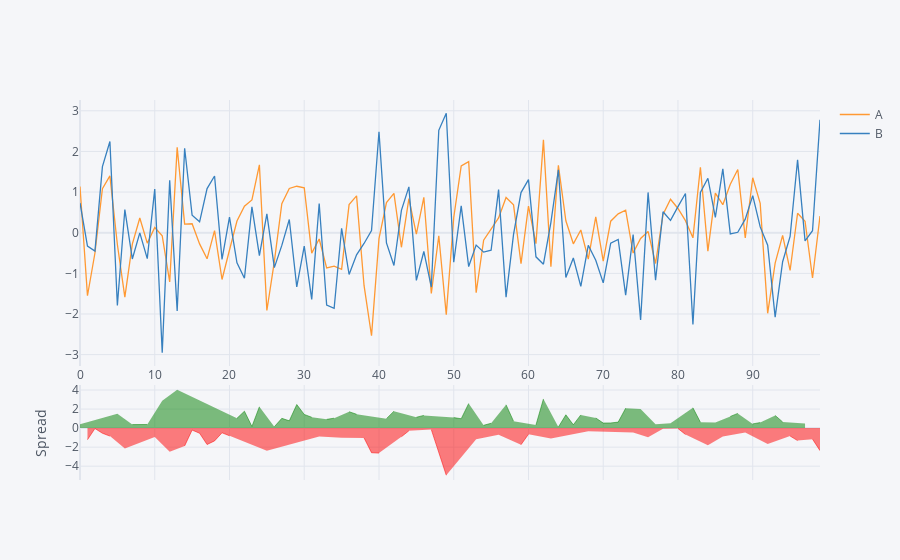

The cell this chart's notebook holds for it:
### Markdown cell above
### Spread

### Code cell
df[['A','B']].iplot(kind='spread')

### Figure 1 — Plotly figure (JSON) as saved in the notebook; plotly's stock layout.template omitted (floating-point values rounded to 4 significant figures)
{"data": [{"line": {"color": "rgba(255, 153, 51, 1.0)", "dash": "solid", "shape": "linear", "width": 1.3}, "mode": "lines", "name": "A", "text": "", "type": "scatter", "x": [0, 1, 2, 3, 4, 5, 6, 7, 8, 9, 10, 11, 12, 13, 14, 15, 16, 17, 18, 19, 20, 21, 22, 23, 24, 25, 26, 27, 28, 29, 30, 31, 32, 33, 34, 35, 36, 37, 38, 39, 40, 41, 42, 43, 44, 45, 46, 47, 48, 49, 50, 51, 52, 53, 54, 55, 56, 57, 58, 59, 60, 61, 62, 63, 64, 65, 66, 67, 68, 69, 70, 71, 72, 73, 74, 75, 76, 77, 78, 79, 80, 81, 82, 83, 84, 85, 86, 87, 88, 89, 90, 91, 92, 93, 94, 95, 96, 97, 98, 99], "y": [1.138, -1.551, -0.4991, 1.085, 1.399, -0.2911, -1.587, -0.2794, 0.3605, -0.2573, 0.1282, -0.07523, -1.21, 2.1, 0.2102, 0.2204, -0.275, -0.6426, 0.04923, -1.151, -0.4252, 0.2861, 0.6534, 0.8056, 1.671, -1.914, -0.7131, 0.7132, 1.088, 1.143, 1.105, -0.5017, -0.1549, -0.8648, -0.8218, -0.9013, 0.6915, 0.9055, -1.298, -2.536, -0.1469, 0.7416, 0.9673, -0.3588, 0.8406, -0.03383, 0.8707, -1.496, -0.07483, -2.016, 0.3736, 1.645, 1.748, -1.478, -0.1852, 0.07377, 0.3626, 0.8651, 0.685, -0.7605, 0.6556, -0.2688, 2.285, -0.8341, 1.657, 0.2925, -0.2736, 0.06616, -0.6484, 0.3879, -0.7012, 0.2833, 0.4626, 0.5554, -0.5011, -0.1422, 0.03094, -0.7575, 0.4512, 0.822, 0.5957, 0.2969, -0.1269, 1.61, -0.4527, 0.9718, 0.6889, 1.191, 1.554, -0.1261, 1.353, 0.7212, -1.984, -0.748, -0.06669, -0.929, 0.4779, 0.2821, -1.116, 0.4085]}, {"line": {"color": "rgba(55, 128, 191, 1.0)", "dash": "solid", "shape": "linear", "width": 1.3}, "mode": "lines", "name": "B", "text": "", "type": "scatter", "x": [0, 1, 2, 3, 4, 5, 6, 7, 8, 9, 10, 11, 12, 13, 14, 15, 16, 17, 18, 19, 20, 21, 22, 23, 24, 25, 26, 27, 28, 29, 30, 31, 32, 33, 34, 35, 36, 37, 38, 39, 40, 41, 42, 43, 44, 45, 46, 47, 48, 49, 50, 51, 52, 53, 54, 55, 56, 57, 58, 59, 60, 61, 62, 63, 64, 65, 66, 67, 68, 69, 70, 71, 72, 73, 74, 75, 76, 77, 78, 79, 80, 81, 82, 83, 84, 85, 86, 87, 88, 89, 90, 91, 92, 93, 94, 95, 96, 97, 98, 99], "y": [0.7324, -0.3285, -0.4511, 1.626, 2.243, -1.79, 0.5694, -0.6459, -0.002881, -0.6373, 1.073, -2.952, 1.288, -1.927, 2.079, 0.4307, 0.2676, 1.085, 1.395, -0.6566, 0.3817, -0.7412, -1.122, 0.6371, -0.5641, 0.4635, -0.8584, -0.3118, 0.3242, -1.332, -0.3285, -1.641, 0.7174, -1.78, -1.862, 0.1083, -1.029, -0.5454, -0.2651, 0.05144, 2.482, -0.2502, -0.8066, 0.5502, 1.128, -1.173, -0.4622, -1.336, 2.52, 2.938, -0.7262, 0.6619, -0.8332, -0.3062, -0.4785, -0.4312, 1.06, -1.585, -0.03979, 0.9867, 1.305, -0.5936, -0.7754, 0.2559, 1.547, -1.102, -0.6222, -1.319, -0.3094, -0.677, -1.233, -0.2567, -0.1653, -1.536, -0.04405, -2.146, 0.991, -1.169, 0.5161, 0.3035, 0.641, 0.9652, -2.258, 0.9926, 1.34, 0.3781, 1.569, -0.03013, 0.01011, 0.3335, 0.9113, 0.143, -0.3088, -2.076, -0.7149, -0.09186, 1.792, -0.2023, 0.048, 2.779]}, {"connectgaps": false, "fill": "tozeroy", "line": {"color": "green", "dash": "solid", "shape": "linear", "width": 0.5}, "mode": "lines", "name": "Spread", "showlegend": false, "type": "scatter", "x": [0, 1, 2, 3, 4, 5, 6, 7, 8, 9, 10, 11, 12, 13, 14, 15, 16, 17, 18, 19, 20, 21, 22, 23, 24, 25, 26, 27, 28, 29, 30, 31, 32, 33, 34, 35, 36, 37, 38, 39, 40, 41, 42, 43, 44, 45, 46, 47, 48, 49, 50, 51, 52, 53, 54, 55, 56, 57, 58, 59, 60, 61, 62, 63, 64, 65, 66, 67, 68, 69, 70, 71, 72, 73, 74, 75, 76, 77, 78, 79, 80, 81, 82, 83, 84, 85, 86, 87, 88, 89, 90, 91, 92, 93, 94, 95, 96, 97, 98, 99], "xaxis": "x2", "y": [0.4056, "", "", "", "", 1.499, "", 0.3665, 0.3634, 0.38, "", 2.877, "", 4.027, "", "", "", "", "", "", "", 1.027, 1.775, 0.1685, 2.235, "", 0.1454, 1.025, 0.7638, 2.475, 1.434, 1.14, "", 0.9151, 1.04, "", 1.72, 1.451, "", "", "", 0.9918, 1.774, "", "", 1.139, 1.333, "", "", "", 1.1, 0.9833, 2.581, "", 0.2933, 0.505, "", 2.45, 0.7248, "", "", 0.3248, 3.06, "", 0.1093, 1.395, 0.3487, 1.385, "", 1.065, 0.5322, 0.54, 0.6279, 2.091, "", 2.004, "", 0.4118, "", 0.5185, "", "", 2.132, 0.6169, "", 0.5937, "", 1.221, 1.544, "", 0.4412, 0.5781, "", 1.328, 0.6482, "", "", 0.4844, "", ""], "yaxis": "y2"}, {"connectgaps": false, "fill": "tozeroy", "line": {"color": "red", "dash": "solid", "shape": "linear", "width": 0.5}, "mode": "lines", "name": "Spread", "showlegend": false, "type": "scatter", "x": [0, 1, 2, 3, 4, 5, 6, 7, 8, 9, 10, 11, 12, 13, 14, 15, 16, 17, 18, 19, 20, 21, 22, 23, 24, 25, 26, 27, 28, 29, 30, 31, 32, 33, 34, 35, 36, 37, 38, 39, 40, 41, 42, 43, 44, 45, 46, 47, 48, 49, 50, 51, 52, 53, 54, 55, 56, 57, 58, 59, 60, 61, 62, 63, 64, 65, 66, 67, 68, 69, 70, 71, 72, 73, 74, 75, 76, 77, 78, 79, 80, 81, 82, 83, 84, 85, 86, 87, 88, 89, 90, 91, 92, 93, 94, 95, 96, 97, 98, 99], "xaxis": "x2", "y": ["", -1.223, -0.04803, -0.541, -0.8441, "", -2.156, "", "", "", -0.9445, "", -2.497, "", -1.869, -0.2103, -0.5426, -1.727, -1.346, -0.4947, -0.8069, "", "", "", "", -2.378, "", "", "", "", "", "", -0.8722, "", "", -1.01, "", "", -1.033, -2.587, -2.629, "", "", -0.9089, -0.2876, "", "", -0.16, -2.595, -4.954, "", "", "", -1.172, "", "", -0.697, "", "", -1.747, -0.6496, "", "", -1.09, "", "", "", "", -0.3391, "", "", "", "", "", -0.457, "", -0.9601, "", -0.06491, "", -0.04525, -0.6683, "", "", -1.792, "", -0.8802, "", "", -0.4595, "", "", -1.675, "", "", -0.8371, -1.314, "", -1.164, -2.37], "yaxis": "y2"}], "layout": {"hovermode": "x", "legend": {"bgcolor": "#F5F6F9", "font": {"color": "#4D5663"}}, "paper_bgcolor": "#F5F6F9", "plot_bgcolor": "#F5F6F9", "title": {"font": {"color": "#4D5663"}}, "xaxis": {"gridcolor": "#E1E5ED", "showgrid": true, "tickfont": {"color": "#4D5663"}, "title": {"font": {"color": "#4D5663"}, "text": ""}, "zerolinecolor": "#E1E5ED"}, "xaxis2": {"anchor": "y2", "gridcolor": "#E1E5ED", "showgrid": true, "showticklabels": false, "tickfont": {"color": "#4D5663"}, "title": {"font": {"color": "#4D5663"}, "text": ""}, "zerolinecolor": "#E1E5ED"}, "yaxis": {"domain": [0.3, 1], "gridcolor": "#E1E5ED", "showgrid": true, "tickfont": {"color": "#4D5663"}, "title": {"font": {"color": "#4D5663"}, "text": ""}, "zerolinecolor": "#E1E5ED"}, "yaxis2": {"domain": [0, 0.25], "gridcolor": "#E1E5ED", "showgrid": true, "tickfont": {"color": "#4D5663"}, "title": {"font": {"color": "#4D5663"}, "text": "Spread"}, "zerolinecolor": "#E1E5ED"}}}
